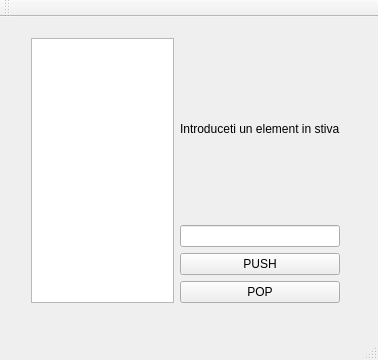
<?xml version="1.0" encoding="UTF-8"?>
<ui version="4.0">
 <class>MainWindow</class>
 <widget class="QMainWindow" name="MainWindow">
  <property name="geometry">
   <rect>
    <x>0</x>
    <y>0</y>
    <width>378</width>
    <height>360</height>
   </rect>
  </property>
  <property name="sizePolicy">
   <sizepolicy hsizetype="Expanding" vsizetype="Fixed">
    <horstretch>0</horstretch>
    <verstretch>0</verstretch>
   </sizepolicy>
  </property>
  <property name="windowTitle">
   <string>MainWindow</string>
  </property>
  <widget class="QWidget" name="centralWidget">
   <widget class="QWidget" name="verticalLayoutWidget">
    <property name="geometry">
     <rect>
      <x>20</x>
      <y>10</y>
      <width>331</width>
      <height>287</height>
     </rect>
    </property>
    <layout class="QVBoxLayout" name="verticalLayout_3">
     <item>
      <layout class="QHBoxLayout" name="horizontalLayout">
       <item>
        <widget class="QListWidget" name="listWidget"/>
       </item>
       <item>
        <spacer name="horizontalSpacer">
         <property name="orientation">
          <enum>Qt::Horizontal</enum>
         </property>
         <property name="sizeHint" stdset="0">
          <size>
           <width>40</width>
           <height>20</height>
          </size>
         </property>
        </spacer>
       </item>
       <item>
        <layout class="QVBoxLayout" name="verticalLayout_5">
         <item>
          <spacer name="verticalSpacer_2">
           <property name="orientation">
            <enum>Qt::Vertical</enum>
           </property>
           <property name="sizeHint" stdset="0">
            <size>
             <width>20</width>
             <height>40</height>
            </size>
           </property>
          </spacer>
         </item>
         <item>
          <widget class="QLabel" name="label">
           <property name="sizePolicy">
            <sizepolicy hsizetype="Expanding" vsizetype="Fixed">
             <horstretch>0</horstretch>
             <verstretch>0</verstretch>
            </sizepolicy>
           </property>
           <property name="text">
            <string>Introduceti un element in stiva</string>
           </property>
          </widget>
         </item>
         <item>
          <spacer name="verticalSpacer">
           <property name="orientation">
            <enum>Qt::Vertical</enum>
           </property>
           <property name="sizeHint" stdset="0">
            <size>
             <width>20</width>
             <height>40</height>
            </size>
           </property>
          </spacer>
         </item>
         <item>
          <widget class="QLineEdit" name="lineEdit"/>
         </item>
         <item>
          <widget class="QPushButton" name="pushButton">
           <property name="text">
            <string>PUSH</string>
           </property>
          </widget>
         </item>
         <item>
          <widget class="QPushButton" name="popButton">
           <property name="text">
            <string>POP</string>
           </property>
          </widget>
         </item>
        </layout>
       </item>
      </layout>
     </item>
    </layout>
   </widget>
  </widget>
  <widget class="QMenuBar" name="menuBar">
   <property name="geometry">
    <rect>
     <x>0</x>
     <y>0</y>
     <width>378</width>
     <height>21</height>
    </rect>
   </property>
  </widget>
  <widget class="QToolBar" name="mainToolBar">
   <attribute name="toolBarArea">
    <enum>TopToolBarArea</enum>
   </attribute>
   <attribute name="toolBarBreak">
    <bool>false</bool>
   </attribute>
  </widget>
  <widget class="QStatusBar" name="statusBar"/>
 </widget>
 <layoutdefault spacing="6" margin="11"/>
 <resources/>
 <connections/>
</ui>
